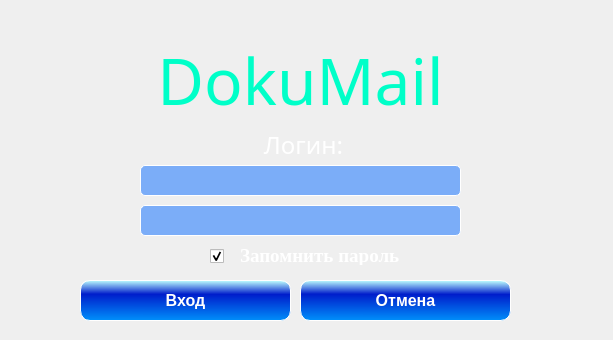
<?xml version="1.0" encoding="UTF-8"?>
<ui version="4.0">
 <class>Form</class>
 <widget class="QWidget" name="Form">
  <property name="geometry">
   <rect>
    <x>0</x>
    <y>0</y>
    <width>613</width>
    <height>340</height>
   </rect>
  </property>
  <property name="windowTitle">
   <string>Система Обмена Данными</string>
  </property>
  <widget class="QLabel" name="lbBack">
   <property name="geometry">
    <rect>
     <x>-20</x>
     <y>-40</y>
     <width>661</width>
     <height>391</height>
    </rect>
   </property>
   <property name="text">
    <string/>
   </property>
   <property name="pixmap">
    <pixmap>images/fon3.png</pixmap>
   </property>
   <property name="alignment">
    <set>Qt::AlignLeading|Qt::AlignLeft|Qt::AlignTop</set>
   </property>
  </widget>
  <widget class="QLabel" name="label_2">
   <property name="geometry">
    <rect>
     <x>0</x>
     <y>20</y>
     <width>601</width>
     <height>121</height>
    </rect>
   </property>
   <property name="font">
    <font>
     <family>Arial Black</family>
    </font>
   </property>
   <property name="text">
    <string>&lt;html&gt;&lt;head/&gt;&lt;body&gt;&lt;p&gt;&lt;span style=&quot; font-size:48pt; color:#00ffc8;&quot;&gt;DokuMail&lt;/span&gt;&lt;/p&gt;&lt;/body&gt;&lt;/html&gt;</string>
   </property>
   <property name="alignment">
    <set>Qt::AlignCenter</set>
   </property>
  </widget>
  <widget class="QLabel" name="label_5">
   <property name="geometry">
    <rect>
     <x>248</x>
     <y>120</y>
     <width>111</width>
     <height>51</height>
    </rect>
   </property>
   <property name="font">
    <font>
     <family>Arial Black</family>
    </font>
   </property>
   <property name="text">
    <string>&lt;html&gt;&lt;head/&gt;&lt;body&gt;&lt;p&gt;&lt;span style=&quot; font-size:18pt; color:#ffffff;&quot;&gt;Логин:&lt;/span&gt;&lt;/p&gt;&lt;/body&gt;&lt;/html&gt;</string>
   </property>
   <property name="alignment">
    <set>Qt::AlignCenter</set>
   </property>
  </widget>
  <widget class="QPushButton" name="pbLogin">
   <property name="geometry">
    <rect>
     <x>80</x>
     <y>280</y>
     <width>211</width>
     <height>41</height>
    </rect>
   </property>
   <property name="font">
    <font>
     <family>Arial</family>
     <pointsize>12</pointsize>
     <weight>75</weight>
     <bold>true</bold>
    </font>
   </property>
   <property name="styleSheet">
    <string notr="true">QPushButton {
	background-color:qlineargradient(spread:reflect, x1:0.515, y1:1, x2:0.528, y2:0, stop:0 rgba(0, 143, 250, 255), stop:0.655502 rgba(0, 29, 203, 255), stop:1 rgba(190, 255, 255, 255));
	color:rgb(255, 255, 255);
	border-width: 1px;
     border-style: solid;
     border-radius: 10px;
	min-width: 80px;
}

QPushButton:hover {
    background-color:qlineargradient(spread:reflect, x1:0.515, y1:1, x2:0.528, y2:0, stop:0 rgba(0, 143, 250, 255), stop:0.655502 rgba(82, 100, 203, 255), stop:1 rgba(190, 255, 255, 255));
}

QPushButton:pressed {
    background-color:qlineargradient(spread:reflect, x1:0.515, y1:1, x2:0.528, y2:0, stop:0 rgba(0, 143, 250, 255), stop:0.596154 rgba(85, 250, 255, 255), stop:1 rgba(190, 255, 255, 255));
}</string>
   </property>
   <property name="text">
    <string>Вход</string>
   </property>
   <property name="icon">
    <iconset>
     <normaloff>images/login.png</normaloff>images/login.png</iconset>
   </property>
   <property name="iconSize">
    <size>
     <width>24</width>
     <height>24</height>
    </size>
   </property>
  </widget>
  <widget class="QLineEdit" name="edLogin">
   <property name="geometry">
    <rect>
     <x>140</x>
     <y>165</y>
     <width>321</width>
     <height>31</height>
    </rect>
   </property>
   <property name="font">
    <font>
     <family>Arial</family>
     <pointsize>15</pointsize>
     <weight>75</weight>
     <italic>false</italic>
     <bold>true</bold>
    </font>
   </property>
   <property name="styleSheet">
    <string notr="true">QLineEdit {
	background-color: rgba(23, 115, 255, 137);
	border-width: 1px;
color:rgb(255, 255, 255);
	border-color: rgb(255, 255, 255);
     border-style: solid;
     border-radius: 5px;
}</string>
   </property>
   <property name="text">
    <string/>
   </property>
  </widget>
  <widget class="QLabel" name="label_3">
   <property name="geometry">
    <rect>
     <x>240</x>
     <y>245</y>
     <width>191</width>
     <height>20</height>
    </rect>
   </property>
   <property name="font">
    <font>
     <family>Times New Roman</family>
     <pointsize>14</pointsize>
     <weight>75</weight>
     <bold>true</bold>
    </font>
   </property>
   <property name="text">
    <string>&lt;html&gt;&lt;head/&gt;&lt;body&gt;&lt;p&gt;&lt;span style=&quot; color:#ffffff;&quot;&gt;Запомнить пароль&lt;/span&gt;&lt;/p&gt;&lt;/body&gt;&lt;/html&gt;</string>
   </property>
   <property name="alignment">
    <set>Qt::AlignLeading|Qt::AlignLeft|Qt::AlignVCenter</set>
   </property>
  </widget>
  <widget class="QLineEdit" name="edPasswd">
   <property name="geometry">
    <rect>
     <x>140</x>
     <y>205</y>
     <width>321</width>
     <height>31</height>
    </rect>
   </property>
   <property name="font">
    <font>
     <family>Arial</family>
     <pointsize>15</pointsize>
     <weight>75</weight>
     <italic>false</italic>
     <bold>true</bold>
    </font>
   </property>
   <property name="styleSheet">
    <string notr="true">QLineEdit {
	background-color: rgba(23, 115, 255, 137);
	border-width: 1px;
color:rgb(255, 255, 255);
	border-color: rgb(255, 255, 255);
     border-style: solid;
     border-radius: 5px;
}</string>
   </property>
   <property name="text">
    <string/>
   </property>
   <property name="echoMode">
    <enum>QLineEdit::Password</enum>
   </property>
  </widget>
  <widget class="QCheckBox" name="cbSave">
   <property name="geometry">
    <rect>
     <x>210</x>
     <y>245</y>
     <width>21</width>
     <height>22</height>
    </rect>
   </property>
   <property name="font">
    <font>
     <family>Arial Black</family>
    </font>
   </property>
   <property name="text">
    <string/>
   </property>
   <property name="checked">
    <bool>true</bool>
   </property>
  </widget>
  <widget class="QPushButton" name="pbCancel">
   <property name="geometry">
    <rect>
     <x>300</x>
     <y>280</y>
     <width>211</width>
     <height>41</height>
    </rect>
   </property>
   <property name="font">
    <font>
     <family>Arial</family>
     <pointsize>12</pointsize>
     <weight>75</weight>
     <bold>true</bold>
    </font>
   </property>
   <property name="styleSheet">
    <string notr="true">QPushButton {
	background-color:qlineargradient(spread:reflect, x1:0.515, y1:1, x2:0.528, y2:0, stop:0 rgba(0, 143, 250, 255), stop:0.655502 rgba(0, 29, 203, 255), stop:1 rgba(190, 255, 255, 255));
	color:rgb(255, 255, 255);
	border-width: 1px;
     border-style: solid;
     border-radius: 10px;
	min-width: 80px;
}

QPushButton:hover {
    background-color:qlineargradient(spread:reflect, x1:0.515, y1:1, x2:0.528, y2:0, stop:0 rgba(0, 143, 250, 255), stop:0.655502 rgba(82, 100, 203, 255), stop:1 rgba(190, 255, 255, 255));
}

QPushButton:pressed {
    background-color:qlineargradient(spread:reflect, x1:0.515, y1:1, x2:0.528, y2:0, stop:0 rgba(0, 143, 250, 255), stop:0.596154 rgba(85, 250, 255, 255), stop:1 rgba(190, 255, 255, 255));
}</string>
   </property>
   <property name="text">
    <string>Отмена</string>
   </property>
   <property name="icon">
    <iconset>
     <normaloff>images/exit.png</normaloff>images/exit.png</iconset>
   </property>
   <property name="iconSize">
    <size>
     <width>24</width>
     <height>24</height>
    </size>
   </property>
  </widget>
  <widget class="QLabel" name="label">
   <property name="geometry">
    <rect>
     <x>210</x>
     <y>10</y>
     <width>241</width>
     <height>47</height>
    </rect>
   </property>
   <property name="text">
    <string/>
   </property>
   <property name="pixmap">
    <pixmap>images/logo.png</pixmap>
   </property>
   <property name="alignment">
    <set>Qt::AlignLeading|Qt::AlignLeft|Qt::AlignTop</set>
   </property>
  </widget>
 </widget>
 <resources/>
 <connections/>
</ui>
